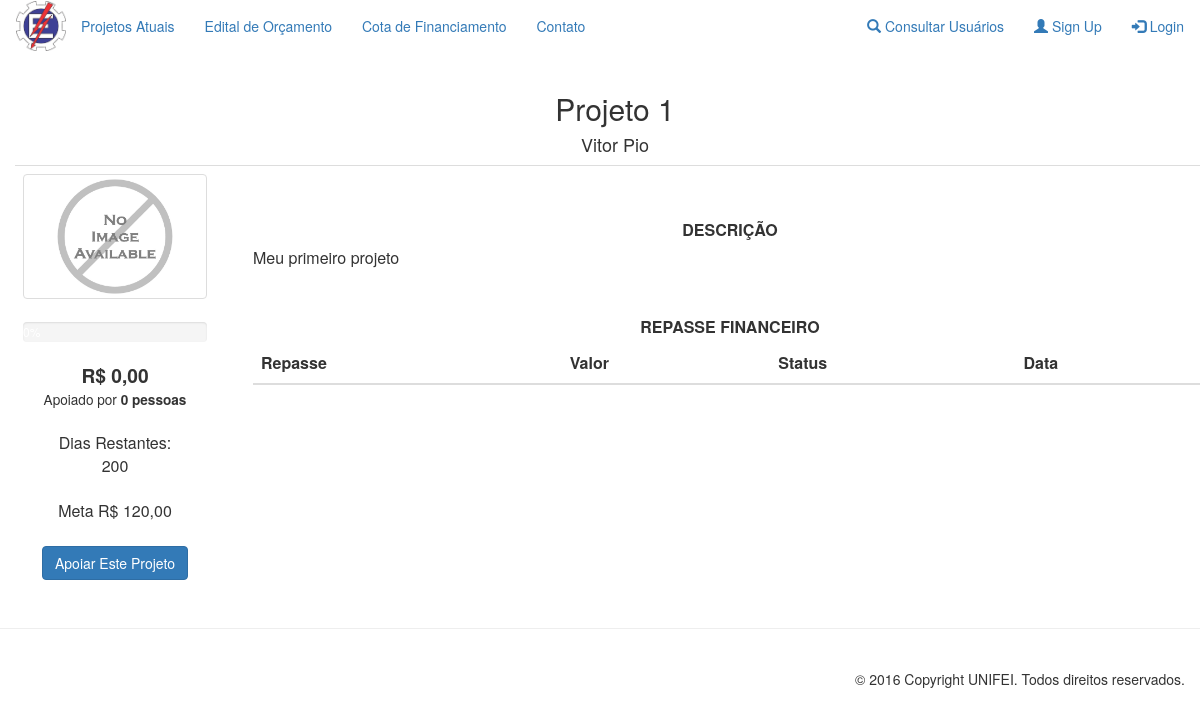
Screenshot of /pages/projetoAprovado/infoProjetosAprovados.php?id=19 with the database file from the repository.
### tables this page shows
CREATE TABLE `projeto` (
  `id` int(11) NOT NULL,
  `status` varchar(10) NOT NULL,
  `titulo` varchar(100) NOT NULL,
  `autor` varchar(14) NOT NULL,
  `valorTotal` double NOT NULL,
  `duracao` int(11) NOT NULL,
  `dataInicio` date NOT NULL,
  `dataFim` date NOT NULL,
  `descricao` text NOT NULL,
  `categoria` varchar(50) NOT NULL,
  `valArrecadado` float NOT NULL,
  `resumo` text NOT NULL,
  `imagem` varchar(50) NOT NULL
);

CREATE TABLE `usuario` (
  `cpf` varchar(14) NOT NULL,
  `tipo` varchar(50) NOT NULL,
  `nome` varchar(50) NOT NULL,
  `email` varchar(25) NOT NULL,
  `senha` varchar(20) NOT NULL,
  `cep` int(8) NOT NULL,
  `rua` varchar(45) NOT NULL,
  `numero` int(5) NOT NULL,
  `bairro` varchar(25) NOT NULL,
  `cidade` varchar(25) NOT NULL,
  `estado` varchar(2) NOT NULL,
  `categoria` varchar(40) NOT NULL,
  `dataNasc` date NOT NULL,
  `status` varchar(20) NOT NULL
);

### functions/functionsBd.php (called while the page is built, shortened)
<?php
function consultaQtdApoiadores($id)
{
    RETURN mysql_query("SELECT COUNT(*) FROM doacoes WHERE idProjeto = '" . $id . "'");
}
function consultaProjetoPorId($id)
{
    RETURN mysql_query("SELECT * FROM projeto WHERE id = '" . $id . "'");
}
function procuraAutor($autor)
{
    RETURN mysql_query("SELECT * FROM usuario WHERE cpf = '" . $autor . "'");
}
?>

### pages/projetoAprovado/infoProjetosAprovados.php (the view, shortened to what this page needs)
<?php
require_once '../../functions/functionsBd.php';
?>
<section id="infoProjetosAprovados" class="container">
    <div class="container">
        <div class='row'>
            <?php
            $query = consultaProjetoPorId($_GET['id']);
            $dados = mysql_fetch_array($query);
            $autorQuery = procuraAutor($dados['autor']);
            $autor = mysql_fetch_array($autorQuery);
            echo "<h2><center>" . $dados['titulo'] . "</center></h2>"
            . "<h4><center>" . $autor['nome'] . "</center></h4>"
            ?>
            <div align="center">
                <center>
                    <div align="center">
                        <div class='row'>
                            <div align=center>
                                <center>
                                    <table class="table" border=0 cellpadding=0q cellspacing=0 style='border-collapse: collapse' bordercolor=#F0F0F0 width=100% id="Tabela_InfoProjetosAprovado">
                                        <?php
                                        $query = consultaProjetoPorId($_GET['id']);
                                        if ($dados = mysql_fetch_array(($query)))
                                        {
                                            $progress = ceil(($dados['valArrecadado'] / $dados['valorTotal']) * 100);
                                            $progress = substr($progress, 0, 4);
                                            $queryConsulta = consultaQtdApoiadores($dados['id']);
                                            $pessoasApoio = mysql_result($queryConsulta, 0);
                                            $start = strtotime($dados['dataInicio']);
                                            $end = strtotime($dados['dataFim']);
                                            $days_between = ceil(abs($end - $start) / 86400);
                                            echo ""
                                            . "<tr>"
                                            . "<td align = center width = '15%'>"
                                            . "<div style = 'text-align: center; border-top-width: 100px'>"
                                            . "<img src = '" . $dados['imagem'] . "' class = 'img-thumbnail' height = '200' width = '200'>"
                                            . "<br/><br/>"
                                            . " <div class = 'progress'>
                                                                    <div class = 'progress-bar' role = 'rogressbar' aria-valuemin = '0'
                                                                         aria-valuemax = '100' style = 'width:" . $progress . "%'>
                                                                         " . $progress . "%
                                                                    </div>"
                                            . "</div>"
                                            . "<big><b>R$ " . number_format($dados['valArrecadado'], 2, ',', '.') . "</big></b>"
                                            . "<br/>"
                                            . "<small>Apoiado por <b>" . $pessoasApoio . " pessoas</b></small>"
                                            . "<br/><br/>"
                                            . "Dias Restantes:"
                                            . "<br> " . $days_between . ""
                                            . "<br> <br>"
                                            . "Meta R$ " . number_format($dados['valorTotal'], 2, ',', '.') . ""
                                            . "<br> <br>"
                                            . "<a href = ../doacao/doacao.php?id=" . $_GET['id'] . "><input type = 'button' class = 'btn btn-primary' value = 'Apoiar Este Projeto'></input></a>"
                                            . "</div>"
                                            . "</td>"
                                            . "<td align = center width = '75%'>"
                                            . "<div style = 'margin-left:30px;'>"
                                            . "<br/><br/>"
                                            . "<label class = 'lbl'><b>DESCRIÇÃO</b></label>"
                                            . "<br/>"
                                            . "<div style = 'text-align: justify;'>" . $dados['descricao'] . "</div>"
                                            . "<br/><br/>"
                                            . "<label class = 'lbl'><b>REPASSE FINANCEIRO</b></label>"
                                            . "<br/>"
                                            . "<div class='table-responsive'>";
                                            ?>
                                            <table id = "listarCriterios" class="table table-striped">
                                                <thead>
                                                    <tr style="text-align: center">
                                                        <th>Repasse</th>
                                                        <th>Valor</th>
                                                        <th>Status</th>
                                                        <th>Data</th>
                                                    </tr>
                                                </thead>
                                            </table>
                                            <?php
                                }
                                            ?>
                                        </table>
                                    </center>
                                </div>
                            </div>
                        </div>
                    </center>
                </div>
            </div>
        </div>
    </section>
    <?php include("../template/footer.php") ?>

### rows the page displays
projeto: titulo "Projeto 1", imagem (placeholder picture), valArrecadado "0,00", days_between "200", valorTotal "120,00", descricao "Meu primeiro projeto"
usuario: nome "Vitor Pio"

### other values shown
$pessoasApoio "0"
